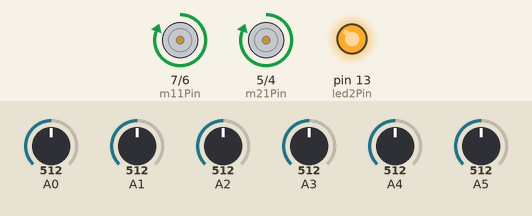
Recording of a sketch running on a simulated Arduino Uno, built with avr-gcc and run on an emulated ATmega328P. Shown: motor-driver pin pairs drawn as motors (green arrow = first pin HIGH = forward, orange = second pin HIGH = backward, longer = more drive, scaled by the enable pin), output pins drawn as LEDs (lit = HIGH). The inputs (shaded band) are chosen by the test bench; at power-on: A0 = 512, A1 = 512, A5 = 512, A4 = 512, A2 = 512, A3 = 512.

Above: at 13.1 s.
13.2 s: A0 set to 510
At 15.95 s:
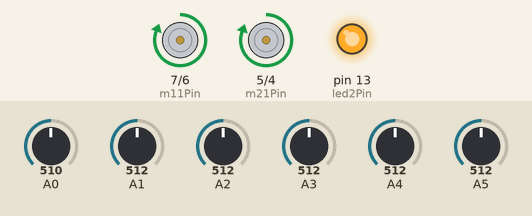
16.2 s: A1 set to 511
At 18.6 s:
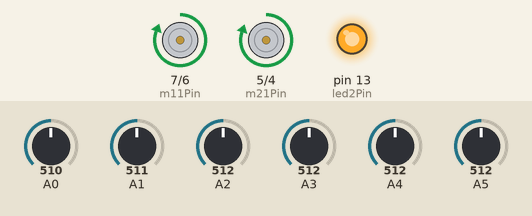
19.2 s: A5 set to 716
At 19.75 s:
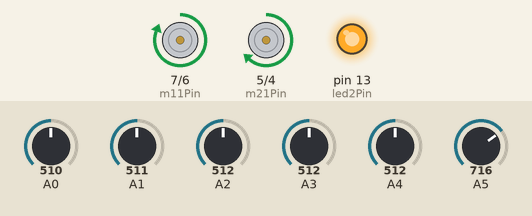
22.2 s: A4 set to 992
25.2 s: A0 set to 190
At 25.47 s:
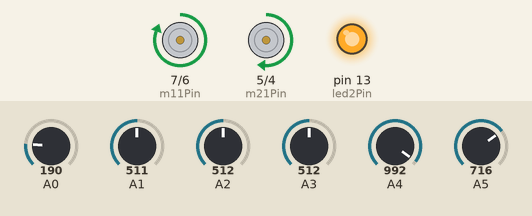
28.2 s: A2 set to 30
Timing chart, 0 to 32.2 s (numbered marks = the images above; inputs shaded):
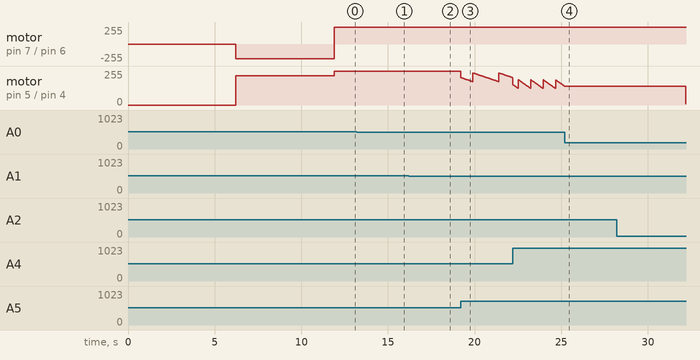

Measured:
- after the input at 13.2 s, motor on pin 5 (m21Pin) / pin 4 (m22Pin): forward 255/255 → forward 254/255 after 2.5 s
- after the input at 16.2 s, motor on pin 5 (m21Pin) / pin 4 (m22Pin): forward 254/255 → forward 253/255 after 1.0 s, → forward 252/255 1.8 s later
- after the input at 25.2 s, motor on pin 5 (m21Pin) / pin 4 (m22Pin): stays forward 141/255 (without the input it goes to forward 140/255 after 0.00 s)
- after the input at 28.2 s, motor on pin 5 (m21Pin) / pin 4 (m22Pin): forward 141/255 → forward 8/255 after 4.0 s

The sketch:

LineFollower.ino
```cpp
#include <QTRSensors.h>

const int m11Pin = 7;
const int m12Pin = 6;
const int m21Pin = 5;
const int m22Pin = 4;
const int m1Enable = 11;
const int m2Enable = 10;

const int led1Pin = 12;
const int led2Pin = 13;

int m1Speed = 0;
int m2Speed = 0;

const float kp = 0.3;
const float ki = 0.001;
const float kd = 8.0;

int p = 1;
int i = 0;
int d = 0;

int error = 0;
int lastError = 0;

const int maxSpeed = 255;
const int minSpeed = -255;
const int baseSpeed = 255;

QTRSensors qtr;

const int sensorCount = 6;
int sensorValues[sensorCount];
int sensors[sensorCount] = { 0, 0, 0, 0, 0, 0 };

void setup() {
  // pinMode setup
  pinMode(m11Pin, OUTPUT);
  pinMode(m12Pin, OUTPUT);

  pinMode(m21Pin, OUTPUT);
  pinMode(m22Pin, OUTPUT);
  pinMode(m1Enable, OUTPUT);
  pinMode(m2Enable, OUTPUT);
  qtr.setTypeAnalog();
  qtr.setSensorPins((const uint8_t[]){A0, A1, A2, A3, A4, A5 }, sensorCount);
  delay(500);
  pinMode(LED_BUILTIN, OUTPUT);
  digitalWrite(LED_BUILTIN, HIGH);

  Serial.begin(9600);

  bool direction = false;
  int calibrationSpeed = -220;

  int val;

  for (uint16_t i = 0; i < 200; i++) {
    qtr.calibrate();
    val = qtr.readLineBlack(sensorValues);
  }

  for (uint16_t i = 0; i < 200; i++) {
    qtr.calibrate();

    val = qtr.readLineBlack(sensorValues);

    if ( val < 500 && direction == true) {
    calibrationSpeed = -calibrationSpeed;
    direction = false;
    }
    else if ( val > 4500 && direction == false ) {
      calibrationSpeed = -calibrationSpeed;
      direction = true;
    }

    setMotorSpeed( calibrationSpeed, -calibrationSpeed );
  }

  digitalWrite(LED_BUILTIN, LOW);
  digitalWrite(led1Pin, HIGH);
  digitalWrite(led2Pin, HIGH);

}

void loop()
{

  pidControl(kp, ki, kd);

  int motorSpeed = kp * p + ki * i + kd * d;

  m1Speed = baseSpeed;
  m2Speed = baseSpeed;

  if (error < 0) {
    m1Speed += motorSpeed;
  }
  else if (error > 0) {
    m2Speed -= motorSpeed;
  }

  m1Speed = constrain(m1Speed, m1Speed, maxSpeed);
  m2Speed = constrain(m2Speed, m2Speed, maxSpeed);
  setMotorSpeed(m1Speed, m2Speed);

}

void pidControl(float kp, float ki, float kd)
{
  error = qtr.readLineBlack(sensorValues) - 2500;

  p = error;
  i = i + error;
  d = error - lastError;
  lastError = error;

}

void setMotorSpeed(int motor1Speed, int motor2Speed) {

  if (motor1Speed == 0) {
    digitalWrite(m11Pin, LOW);
    digitalWrite(m12Pin, LOW);
    analogWrite(m1Enable, motor1Speed);
  } else {
    if (motor1Speed > 0) {
      digitalWrite(m11Pin, HIGH);
      digitalWrite(m12Pin, LOW);
      analogWrite(m1Enable, motor1Speed);
    }
    if (motor1Speed < 0) {
      digitalWrite(m11Pin, LOW);
      digitalWrite(m12Pin, HIGH);
      analogWrite(m1Enable, -motor1Speed);
    }
  }
  if (motor2Speed == 0) {
    digitalWrite(m21Pin, LOW);
    digitalWrite(m22Pin, LOW);
    analogWrite(m2Enable, motor2Speed);
  } else {
    if (motor2Speed > 0) {
      digitalWrite(m21Pin, HIGH);
      digitalWrite(m22Pin, LOW);
      analogWrite(m2Enable, motor2Speed);
    }
    if (motor2Speed < 0) {
      digitalWrite(m21Pin, LOW);
      digitalWrite(m22Pin, HIGH);
      analogWrite(m2Enable, -motor2Speed);
    }
  }
}
```
